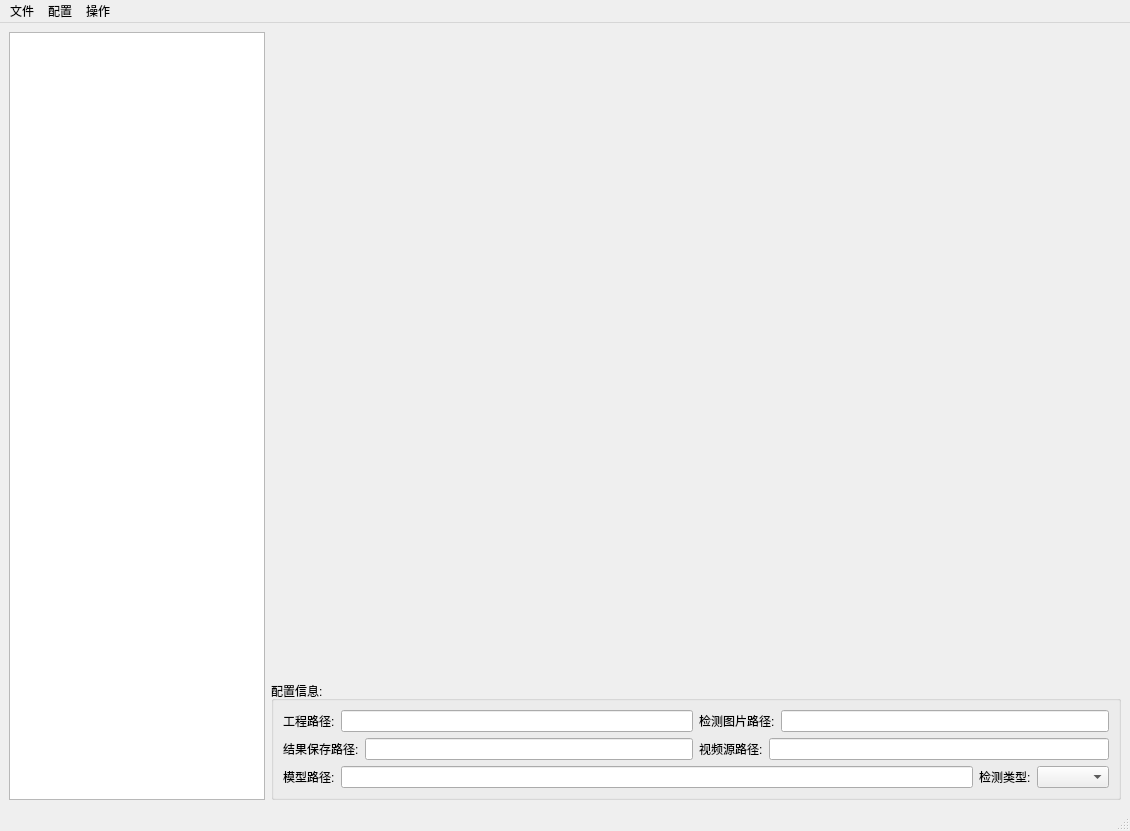
<?xml version="1.0" encoding="UTF-8"?>
<ui version="4.0">
 <class>MainWindow</class>
 <widget class="QMainWindow" name="MainWindow">
  <property name="geometry">
   <rect>
    <x>0</x>
    <y>0</y>
    <width>1130</width>
    <height>831</height>
   </rect>
  </property>
  <property name="windowTitle">
   <string>MainWindow</string>
  </property>
  <widget class="QWidget" name="centralwidget">
   <layout class="QHBoxLayout" name="horizontalLayout_12">
    <item>
     <widget class="QTreeView" name="tree">
      <property name="sizePolicy">
       <sizepolicy hsizetype="Fixed" vsizetype="Expanding">
        <horstretch>0</horstretch>
        <verstretch>0</verstretch>
       </sizepolicy>
      </property>
     </widget>
    </item>
    <item>
     <layout class="QHBoxLayout" name="horizontalLayout_11">
      <item>
       <layout class="QHBoxLayout" name="horizontalLayout_10">
        <item>
         <layout class="QVBoxLayout" name="verticalLayout_2">
          <item>
           <widget class="QLabel" name="pic_show">
            <property name="text">
             <string/>
            </property>
           </widget>
          </item>
          <item>
           <widget class="QGroupBox" name="groupBox">
            <property name="sizePolicy">
             <sizepolicy hsizetype="Preferred" vsizetype="Fixed">
              <horstretch>0</horstretch>
              <verstretch>0</verstretch>
             </sizepolicy>
            </property>
            <property name="title">
             <string>配置信息:</string>
            </property>
            <layout class="QVBoxLayout" name="verticalLayout">
             <item>
              <layout class="QHBoxLayout" name="horizontalLayout_6">
               <item>
                <layout class="QHBoxLayout" name="horizontalLayout">
                 <item>
                  <widget class="QLabel" name="label">
                   <property name="text">
                    <string>工程路径:</string>
                   </property>
                  </widget>
                 </item>
                 <item>
                  <widget class="QLineEdit" name="le_Pro"/>
                 </item>
                </layout>
               </item>
               <item>
                <layout class="QHBoxLayout" name="horizontalLayout_2">
                 <item>
                  <widget class="QLabel" name="label_2">
                   <property name="text">
                    <string>检测图片路径:</string>
                   </property>
                  </widget>
                 </item>
                 <item>
                  <widget class="QLineEdit" name="le_Pic_path"/>
                 </item>
                </layout>
               </item>
              </layout>
             </item>
             <item>
              <layout class="QHBoxLayout" name="horizontalLayout_7">
               <item>
                <layout class="QHBoxLayout" name="horizontalLayout_3">
                 <item>
                  <widget class="QLabel" name="label_3">
                   <property name="text">
                    <string>结果保存路径:</string>
                   </property>
                  </widget>
                 </item>
                 <item>
                  <widget class="QLineEdit" name="le_Save_path"/>
                 </item>
                </layout>
               </item>
               <item>
                <layout class="QHBoxLayout" name="horizontalLayout_4">
                 <item>
                  <widget class="QLabel" name="label_4">
                   <property name="text">
                    <string>视频源路径:</string>
                   </property>
                  </widget>
                 </item>
                 <item>
                  <widget class="QLineEdit" name="le_Video_path"/>
                 </item>
                </layout>
               </item>
              </layout>
             </item>
             <item>
              <layout class="QHBoxLayout" name="horizontalLayout_9">
               <item>
                <layout class="QHBoxLayout" name="horizontalLayout_5">
                 <item>
                  <widget class="QLabel" name="label_5">
                   <property name="text">
                    <string>模型路径:</string>
                   </property>
                  </widget>
                 </item>
                 <item>
                  <widget class="QLineEdit" name="le_module_path"/>
                 </item>
                </layout>
               </item>
               <item>
                <layout class="QHBoxLayout" name="horizontalLayout_8">
                 <item>
                  <widget class="QLabel" name="label_6">
                   <property name="text">
                    <string>检测类型:</string>
                   </property>
                  </widget>
                 </item>
                 <item>
                  <widget class="QComboBox" name="cBox"/>
                 </item>
                </layout>
               </item>
              </layout>
             </item>
            </layout>
           </widget>
          </item>
         </layout>
        </item>
       </layout>
      </item>
     </layout>
    </item>
   </layout>
  </widget>
  <widget class="QMenuBar" name="menubar">
   <property name="geometry">
    <rect>
     <x>0</x>
     <y>0</y>
     <width>1130</width>
     <height>28</height>
    </rect>
   </property>
   <widget class="QMenu" name="menu">
    <property name="title">
     <string>文件</string>
    </property>
    <addaction name="new_pro"/>
    <addaction name="open_pro"/>
    <addaction name="save_pro"/>
    <addaction name="saveas_pro"/>
   </widget>
   <widget class="QMenu" name="menu_2">
    <property name="title">
     <string>配置</string>
    </property>
    <addaction name="set_pic_path"/>
    <addaction name="save_results_path"/>
    <addaction name="set_video_path"/>
    <addaction name="read_module"/>
   </widget>
   <widget class="QMenu" name="menu_3">
    <property name="title">
     <string>操作</string>
    </property>
    <addaction name="open_results_path"/>
    <addaction name="start_detect"/>
   </widget>
   <addaction name="menu"/>
   <addaction name="menu_2"/>
   <addaction name="menu_3"/>
  </widget>
  <widget class="QStatusBar" name="statusbar"/>
  <action name="new_pro">
   <property name="icon">
    <iconset resource="qt_ico.qrc">
     <normaloff>:/ico/res/xinjian.ico</normaloff>:/ico/res/xinjian.ico</iconset>
   </property>
   <property name="text">
    <string>创建工程</string>
   </property>
  </action>
  <action name="open_pro">
   <property name="icon">
    <iconset resource="qt_ico.qrc">
     <normaloff>:/ico/res/open.ico</normaloff>:/ico/res/open.ico</iconset>
   </property>
   <property name="text">
    <string>打开工程</string>
   </property>
  </action>
  <action name="save_pro">
   <property name="icon">
    <iconset resource="qt_ico.qrc">
     <normaloff>:/ico/res/save.ico</normaloff>:/ico/res/save.ico</iconset>
   </property>
   <property name="text">
    <string>保存工程</string>
   </property>
  </action>
  <action name="saveas_pro">
   <property name="icon">
    <iconset resource="qt_ico.qrc">
     <normaloff>:/ico/res/save_as.ico</normaloff>:/ico/res/save_as.ico</iconset>
   </property>
   <property name="text">
    <string>另存为工程</string>
   </property>
  </action>
  <action name="set_pic_path">
   <property name="icon">
    <iconset resource="qt_ico.qrc">
     <normaloff>:/ico/res/peizhi2.ico</normaloff>:/ico/res/peizhi2.ico</iconset>
   </property>
   <property name="text">
    <string>设置文件目录</string>
   </property>
  </action>
  <action name="save_results_path">
   <property name="icon">
    <iconset resource="qt_ico.qrc">
     <normaloff>:/ico/res/peizhi1.ico</normaloff>:/ico/res/peizhi1.ico</iconset>
   </property>
   <property name="text">
    <string>设置保存目录</string>
   </property>
  </action>
  <action name="read_module">
   <property name="icon">
    <iconset resource="qt_ico.qrc">
     <normaloff>:/ico/res/read_h5.ico</normaloff>:/ico/res/read_h5.ico</iconset>
   </property>
   <property name="text">
    <string>读取模型文件</string>
   </property>
  </action>
  <action name="open_results_path">
   <property name="icon">
    <iconset resource="qt_ico.qrc">
     <normaloff>:/ico/res/open_results.ico</normaloff>:/ico/res/open_results.ico</iconset>
   </property>
   <property name="text">
    <string>打开结果目录</string>
   </property>
  </action>
  <action name="start_detect">
   <property name="icon">
    <iconset resource="qt_ico.qrc">
     <normaloff>:/ico/res/detect.ico</normaloff>:/ico/res/detect.ico</iconset>
   </property>
   <property name="text">
    <string>开始检测</string>
   </property>
  </action>
  <action name="set_video_path">
   <property name="icon">
    <iconset resource="qt_ico.qrc">
     <normaloff>:/ico/res/video.ico</normaloff>:/ico/res/video.ico</iconset>
   </property>
   <property name="text">
    <string>设置视频源</string>
   </property>
  </action>
 </widget>
 <resources>
  <include location="qt_ico.qrc"/>
 </resources>
 <connections/>
</ui>
